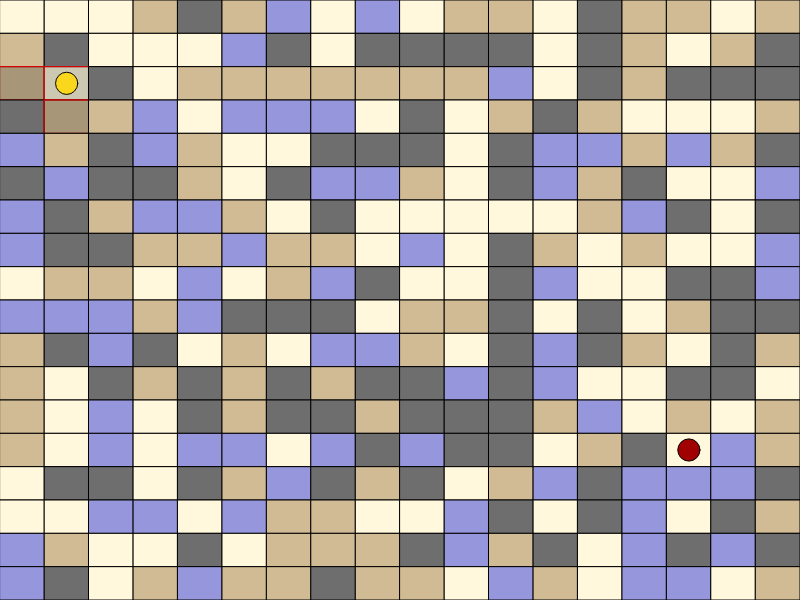
Frame 1 (no input)
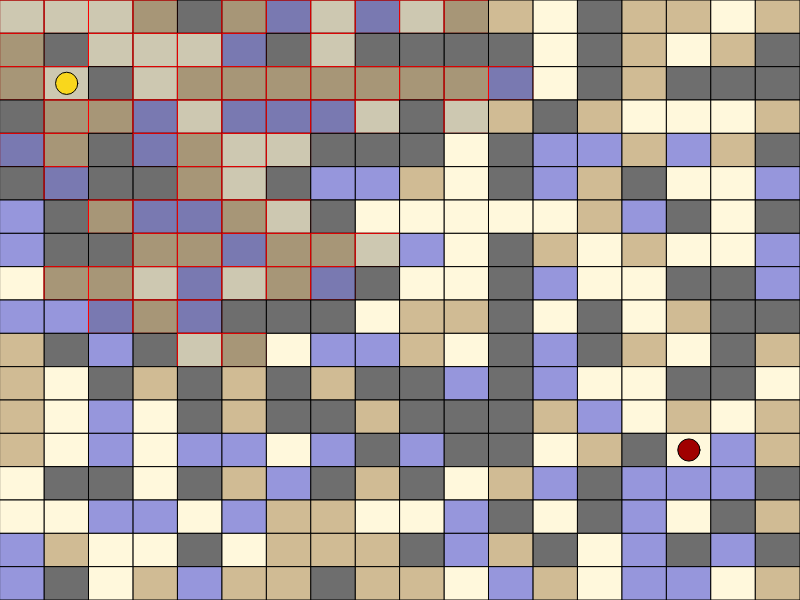
Frame 60 (no input)
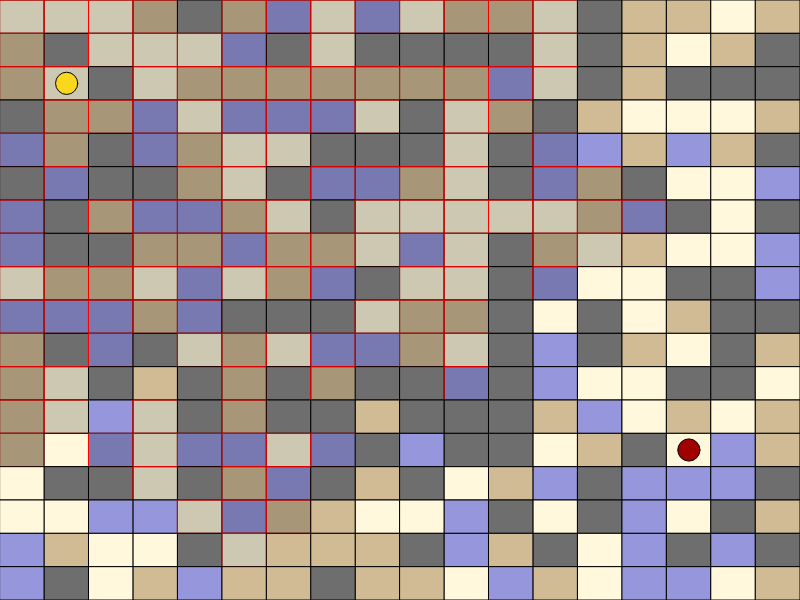
Frame 120 (the mouse pressed at the canvas centre since frame 60)

The p5.js sketch that drew these frames (run headless with seeded random() and noise() and a simulated clock; from frame 60 on, the mouse is pressed at the canvas centre):

// p5.js sketch
// ── sketch.js
var mapa;

var INCREMENTAL_BFS = true;
var hasFinished = false;
var hasArrived = false;
var count = 0;


function setup() {
  frameRate(60);
  createCanvas(800, 600);
  background(50);
  mapa = new Map(800, 600, 18, 18);
  
  if(INCREMENTAL_BFS){
    mapa.initialize_visited();
    mapa.setup_incremental_bfs();
  }
}

function draw() {
  
  if(mapa.agent_pos_x == mapa.target_pos_x && mapa.agent_pos_y == mapa.target_pos_y){
    hasArrived = true;
    noLoop();
  }
  
  if(mapa.visited[mapa.target_pos_y][mapa.target_pos_x] && !hasArrived){
    hasFinished = true;
    
    mapa.walk(count);
    count = count+1;
  }
  
  if(INCREMENTAL_BFS && !hasFinished){
    mapa.incremental_bfs();
  }
  
  mapa.show();
}

// ── Graph.js
class Graph{
  constructor(matrix){
    // Get matrix dimension
    this.dim = matrix.length;

    // Legacy code
    this.graph_matrix = new Array(this.dim)
    for(let i=0; i<this.dim; i++){
      this.graph_matrix[i] = new Array(this.dim);
      for(let j=0; j<this.dim; j++){
        
        // Initialize list 
        this.graph_matrix[i][j] = [];
        
        // Upper node
        if (this.get_up(i, j, matrix) != null) {this.graph_matrix[i][j].push(this.get_up(i, j, matrix));}
        // Right node
        if (this.get_right(i, j, matrix) != null) {this.graph_matrix[i][j].push(this.get_right(i, j, matrix));}
        // Down node
        if (this.get_down(i, j, matrix) != null) {this.graph_matrix[i][j].push(this.get_down(i, j, matrix));}
        // Left node
        if (this.get_left(i, j, matrix) != null) {this.graph_matrix[i][j].push(this.get_left(i, j, matrix));}
        
      }
    }

    // Updated code
    this.graph_node_matrix = new Array(this.dim)
    for(let i=0; i<this.dim; i++){
      this.graph_node_matrix[i] = new Array(this.dim);
      for(let j=0; j<this.dim; j++){
        
        // Initialize list 
        this.graph_node_matrix[i][j] = new Node(i, j, undefined)
        this.graph_node_matrix[i][j].neighbors = [];
        for(let k=0; k<this.graph_matrix[i][j].length; k++){
          let currEdge = this.graph_matrix[i][j][k];

          // Adding a tuple: [Node(), Weight] to .neighbors list
          this.graph_node_matrix[i][j].neighbors.push([new Node(currEdge[0], currEdge[1], undefined), currEdge[2]]);
        }
        
      }
    }
    
    this.marked = [];
  }
    
    
  assign_cost(num){
    if(num == 0){
      return 1;
    }
    else if(num == 1){
      return 5;
    }
    else if(num == 2){
      return 10;
    }
    else{
      return 999;
    }
  }
    
  get_up(i, j, matrix){
    if(i > 0){
      if(this.assign_cost(matrix[i-1][j]) != 999){
        let ret = [i-1, j, this.assign_cost(matrix[i-1][j])];
        return ret;
      }
    }
    return null;
  }
  get_right(i, j, matrix){
    if(j < this.dim-1){
      if(this.assign_cost(matrix[i][j+1]) != 999){
        return [i, j+1, this.assign_cost(matrix[i][j+1])];
      }
    }
    return null;
  }
  get_down(i, j, matrix){
    if(i < this.dim-1){
      if(this.assign_cost(matrix[i+1][j]) != 999){
        return [i+1, j, this.assign_cost(matrix[i+1][j])];
      }
    }
    return null;
  }
  get_left(i, j, matrix){
    if(j > 0){
      if(this.assign_cost(matrix[i][j-1]) != 999){
        return [i, j-1, this.assign_cost(matrix[i][j-1])];
      }
    }
    return null;
  }
  
  show(){
    for(let i=0; i<this.dim; i++){
      for(let j=0; j<this.dim; j++){
        console.log('From node:');
        console.log(i, j);
        let st = '';
        for(let k=0; k<this.graph_matrix[i][j].length; k++){
          let a = this.graph_matrix[i][j].length;
          console.log(a);
          //st = st + this.graph_matrix[i][j][k].toString() + ' ,';
        }
        //console.log(st);
      } 
      console.log('-------');
   }
  }
  
  
}

// ── Map.js
// [ToDo] Setar bloco em baixo do agente para ser areia

class Map{
  constructor(width, height, rows, cols){
    // Creating canvas
    this.width = width;
    this.height = height;
    
    // Setting block size
    this.rows = rows;
    this.cols = cols;
    this.block_width = width/cols;
    this.block_height = height/rows;
    this.initialize_matrix();
    
    this.pathExists = false;
    
     while(this.pathExists == false){
       // Create Visualization Matrix
       this.initialize_matrix();
       
       // Create Agent
       this.agent_pos_x = floor(random(cols));
       this.agent_pos_y = floor(random(rows));
       this.matrix[this.agent_pos_y][this.agent_pos_x] = 0;
      
       // Create target
       const MIN_DIST = 5;
       do{
        this.target_pos_x = floor(random(cols));
        } while(abs(this.target_pos_x - this.agent_pos_x) < MIN_DIST);
       do{
        this.target_pos_y = floor(random(rows));
        } while(abs(this.target_pos_y - this.agent_pos_y) < MIN_DIST);
       this.matrix[this.target_pos_y][this.target_pos_x] = 0;
      
       // Create Graph
       this.graph = new Graph(this.matrix);
      
       // Create Visited Matrix
       this.initialize_visited();
       
       // Create Node Matrix
       this.initialize_node_matrix();
      
       this.checkPath(); // se não houver caminho ate o alvo, o mapa será refeito
     }
    
    this.find_path();
    this.show();
  }
  
   checkPath(){
     this.bfs();
     if(this.visited[this.target_pos_y][this.target_pos_x]){
       this.pathExists = true;
     }
   }
  
  bfs() {
    let startNode = new Node(this.agent_pos_y, this.agent_pos_x, null);
    let queue = [];
    
    // Add to queue, visit and add to node matrix
    this.node_matrix[startNode.i][startNode.j] = startNode.copy();
    this.visited[startNode.i][startNode.j] = true;
    queue.push(startNode);
    
    while (queue.length > 0) {
      let currentNode = queue.shift();
      let neighbors = this.graph.graph_matrix[currentNode.i][currentNode.j];
      for (let i = 0; i < neighbors.length; i++) {
        let neighbor = new Node(neighbors[i][0], neighbors[i][1], undefined);

        if (!this.visited[neighbor.i][neighbor.j]) {
          // Save its father
          neighbor.father = currentNode;
          
          // Add to queue, visit and add to node matrix
          this.visited[neighbor.i][neighbor.j] = true;
          this.node_matrix[neighbor.i][neighbor.j] = neighbor.copy();
          queue.push(neighbor);
        }
      }
    }
  }
  
  setup_incremental_bfs(){
    let startNode = new Node(this.agent_pos_y, this.agent_pos_x, null);
    this._bfs_queue = [];
    
    // Add to queue, visit and add to node matrix
    this.node_matrix[startNode.i][startNode.j] = startNode.copy();
    this.visited[startNode.i][startNode.j] = true;
    this._bfs_queue.push(startNode);
  }
  
  incremental_bfs(){
    if(this._bfs_queue.length > 0){
      let currentNode = this._bfs_queue.shift();
      let neighbors = this.graph.graph_matrix[currentNode.i][currentNode.j];
      for (let i = 0; i < neighbors.length; i++) {
        let neighbor = new Node(neighbors[i][0], neighbors[i][1], undefined);

        if (!this.visited[neighbor.i][neighbor.j]) {
          // Save its father
          neighbor.father = currentNode;
          
          // Add to queue, visit and add to node matrix
          this.visited[neighbor.i][neighbor.j] = true;
          this.node_matrix[neighbor.i][neighbor.j] = neighbor.copy();
          this._bfs_queue.push(neighbor);
        }
      }
    }
  }
  
  find_path(){
    // Should be called ONLY AFTER one search algorithmn has been finished
    
    let path = [];
    path.push(this.node_matrix[this.target_pos_y][this.target_pos_x]);
  
    
    let currentNode = path[0];
    
    while(currentNode.father != null){
      let currentFather = currentNode.father;
      path.push(currentFather);
      currentNode = currentFather;
    }
    
    this.path = path.reverse();
  }
  
  
  initialize_matrix(){
    this.matrix = [];
      
    for(let i=0; i<this.rows; i++){
      this.matrix[i] = [];
      for(let j=0; j<this.cols; j++){
        let curr = floor(random(0,4));
        this.matrix[i][j] = curr;
      }
    }
  }
  
  initialize_visited(){
    this.visited = [];
      
    for(let i=0; i<this.rows; i++){
      this.visited[i] = [];
      for(let j=0; j<this.cols; j++){
        let curr = false;
        this.visited[i][j] = curr;
      }
    }
  }
  
  initialize_node_matrix(){
    this.node_matrix = [];
    for(let i=0; i<this.rows; i++){
      this.node_matrix[i] = [];
      for(let j=0; j<this.cols; j++){
        let curr = null;
        this.node_matrix[i][j] = curr;
      }
    }
  }
  
  // Sleep function
  sleep(milliseconds){
      const date = Date.now()
      let currentDate = null;
      do{
        currentDate = Date.now();
      } while(currentDate - date < milliseconds);
  }
  
  walk(count){
    this.agent_pos_x = this.path[count].j;
    this.agent_pos_y = this.path[count].i;
    let weight = this.matrix[this.path[count].i][this.path[count].j];
    
    this.sleep(500*weight);
  }
  
  show(){
    // Print blocks
    // 0: earth, 1: mud, 2: water
    for(var i=0; i <this.rows; i++){
      for(var j=0; j < this.cols; j++){
        if(this.matrix[i][j] == 0){
          fill(255 , 248, 220);
          stroke(0)
        }
        else if (this.matrix[i][j] == 1){
          fill(208,187,148);
          stroke(0)
        }
        else if (this.matrix[i][j] == 2){
          fill(150, 150, 220);
          stroke(0)
        }
        else if (this.matrix[i][j] == 3){
          fill(110);
          stroke(0)
        }
        rect(j*this.block_width, i*this.block_height, this.block_width, this.block_height);
        //vou ver se foi visitado
        if(this.visited[i][j]){
          // a cor fica mais clara
          fill(0, 0, 0, 50)
          stroke(255, 0, 0)
          rect(j*this.block_width, i*this.block_height, this.block_width, this.block_height);
        }
      }
    }
    
    // Print Agent
    fill(249, 215, 28); // kind of blue color
    //rect(this.agent_pos_x*this.block_width, this.agent_pos_y*this.block_height, this.block_width, this.block_height);
    circle(this.agent_pos_x*this.block_width+this.block_width/2, this.agent_pos_y*this.block_height+this.block_height/2, this.block_height/1.5)
    
    // Print target
    fill(160, 0, 0);
    //rect(this.target_pos_x*this.block_width, this.target_pos_y*this.block_height, this.block_width, this.block_height);
    circle(this.target_pos_x*this.block_width+this.block_width/2, this.target_pos_y*this.block_height+this.block_height/2, this.block_height/1.5)
  } 
  
}

// ── Node.js
class Node{
    constructor(i, j, father){
      this.i = i;
      this.j = j;
      
      this.father = father;
    }
  
    copy(){
      return new Node(this.i, this.j, this.father)
    }
  }
